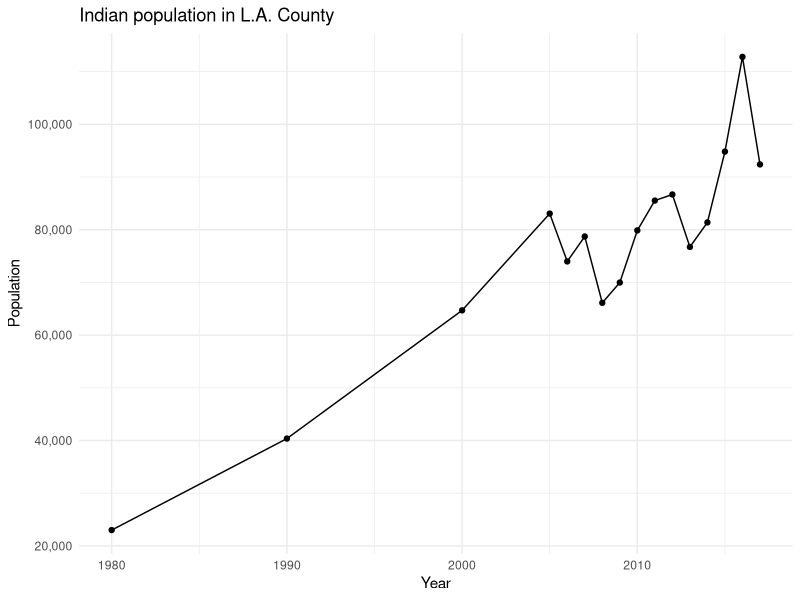
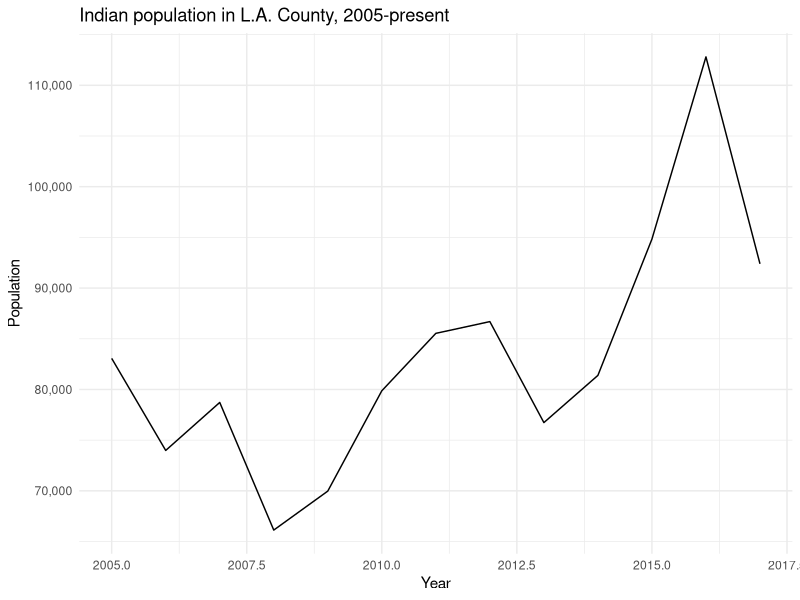
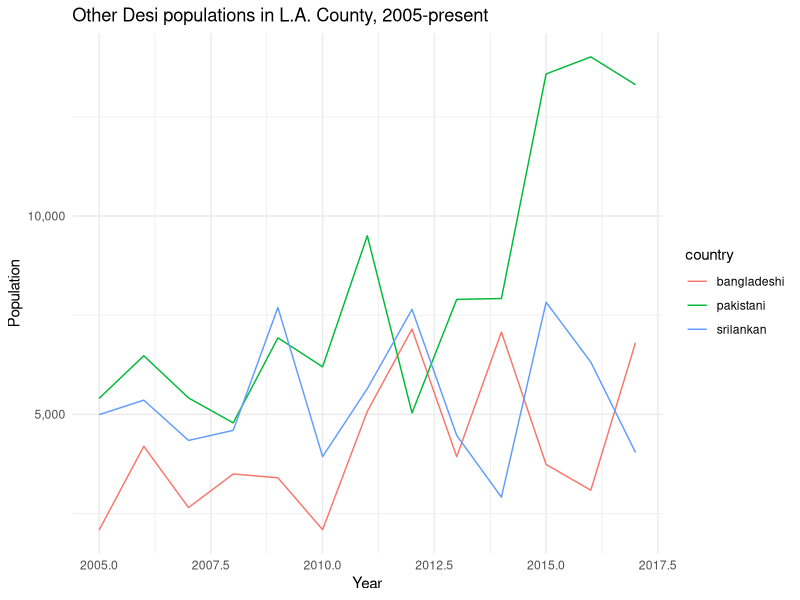

Generate these figures, in order, with R:
## ---- chunk 1
library(tidyverse)
## ---- chunk 2
lacounty = read_csv('desi-la-county.csv')
## ---- chunk 3
lacounty %>% 
  ggplot(aes(year, indian)) +
  geom_line() +
  geom_point() +
  ggtitle("Indian population in L.A. County") +
  ylab('Population') +
  xlab('Year') +
  scale_y_continuous(labels = scales::comma) +
  theme_minimal()
## ---- chunk 4
lacounty %>% 
  gather(-year, key = 'country', value = 'population') %>% 
  filter(country == 'indian' & year >= 2005) %>% 
  ggplot(aes(year, population)) +
  geom_line() +
  ggtitle("Indian population in L.A. County, 2005-present") +
  ylab('Population') +
  xlab('Year') +
  scale_y_continuous(labels = scales::comma) +
  theme_minimal()
## ---- chunk 5
lacounty %>% 
  gather(-year, -total, key = 'country', value = 'population') %>% 
  filter(country != 'indian' & year >= 2005) %>% 
  ggplot(aes(year, population, color = country)) +
  geom_line() +
  ggtitle("Other Desi populations in L.A. County, 2005-present") +
  ylab('Population') +
  xlab('Year') +
  scale_y_continuous(labels = scales::comma) +
  theme_minimal()
